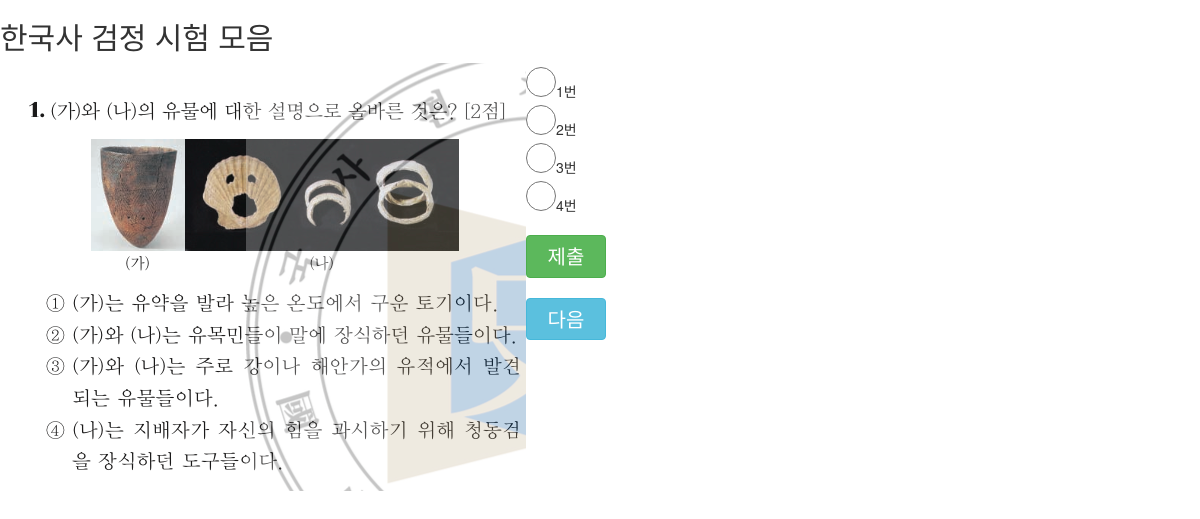
Page /korean_black_page_wrong/1/ on the earlier database version.
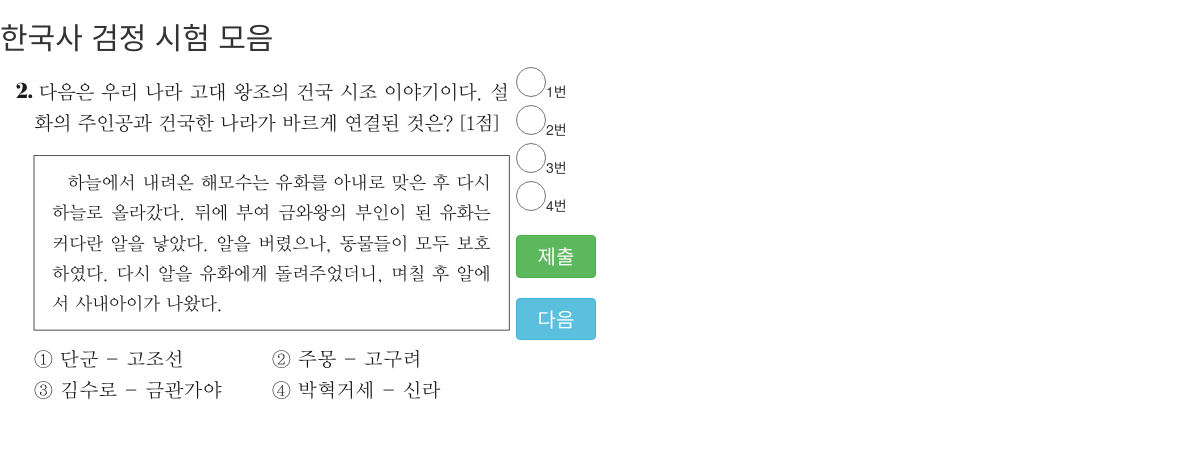
Same page on the later database version.
### Main/models.py (models this page shows)
class Question(models.Model):
    url = models.CharField(max_length=255)
    answer = models.IntegerField()
    correct = models.BooleanField()
    question_set = models.ForeignKey(QuestionSet)
    objects = QuestionManager()

class QuestionSet(models.Model):
    name = models.CharField(max_length=255)
    type = models.IntegerField()
    set_num = models.IntegerField()
    objects = QuestionSetManager()

### Main/views.py (the view)
# urls.py: url(r'^korean_black_page_wrong/(?P<set_id>\d+)/', korean_black_page_wrong, name='korean_black_page_wrong'),
def korean_black_page_wrong(request, set_id):
    questionset = QuestionSet.objects.filter(id=set_id)[0]
    questions = questionset.question_set.all().filter(correct=False)
    return render_to_response('korean_black_page.html', RequestContext(request, {'questions' : questions}))

### templates/korean_black_page.html (shortened to what this page needs)
<!DOCTYPE html>
<html>
<head lang="en">
</head>
<link href="{{STATIC_URL}}bootstrap/css/bootstrap.min.css" rel="stylesheet" media="screen">
<body>
<div style="width:700px;">
    <div style="width:700px; float:left;">
        <h2>한국사 검정 시험 모음</h2>
        {% for question in questions %}
            {% if forloop.counter0 == 0 %}
                <img src="{{ STATIC_URL }}{{question.question_set.name}}/{{ question.url }}.png" style="float:left;" id="{{ question.id }}" class="{{forloop.counter0}}">
            {% else %}
                <img src="{{ STATIC_URL }}{{question.question_set.name}}/{{ question.url }}.png" style="float:left;display: none;" id="{{ question.id }}" class="{{forloop.counter0}}">
            {% endif %}
        {% endfor %}
        <div style="float:left; width : 80px; height : 450px;">
            <form>
                <input type="radio" name="answer" value="0" class="answer">1번</br>
                <input type="radio" name="answer" value="1" class="answer">2번</br>
                <input type="radio" name="answer" value="2" class="answer">3번</br>
                <input type="radio" name="answer" value="3" class="answer">4번
                <button type="button" class="btn btn-success transbtn" onclick="javascript:checkAnswer();" style="margin-top:20px; width: 80px;font-size:20px;">제출</button>
                <button type="button" class="btn  btn-info transbtn" onclick="javascript:nextQuestion();" style="margin-top:20px; width: 80px;font-size:20px;">다음</button>
            </form>
        </div>
    </div>
</div>
</body>
</html>

### templates/korean_black_page.html (style rules this page uses)
.answer { width : 30px; height : 30px; }

Differences in the rows shown:
no longer on this page (row edited): Question: question_set.name (picture)
now on this page (row unchanged): Question: question_set.name (picture)
